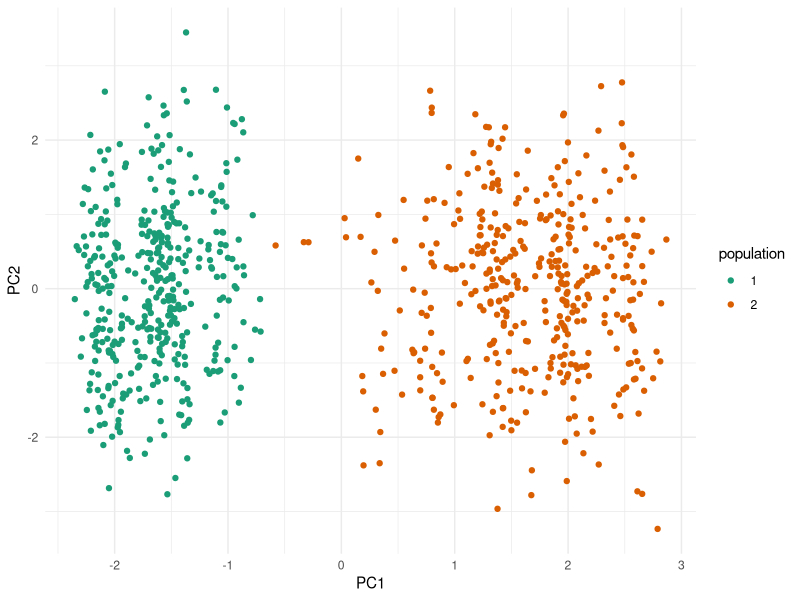
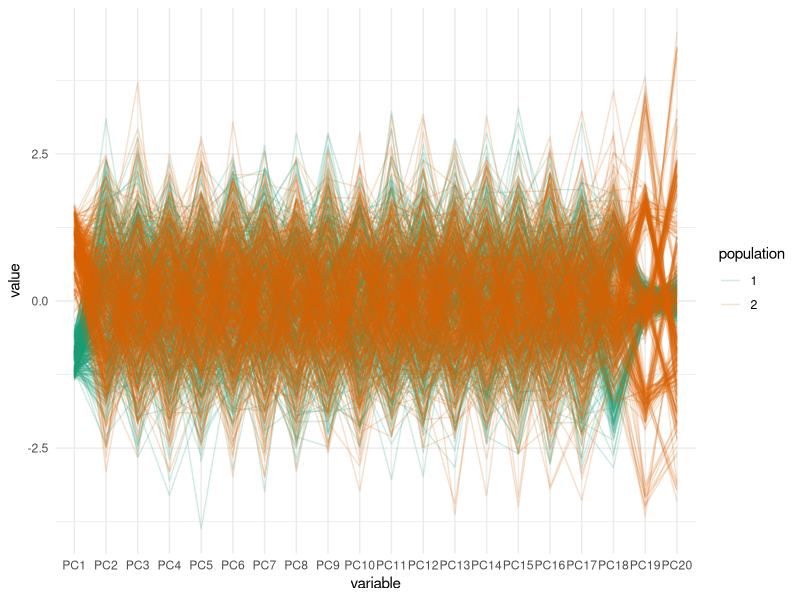
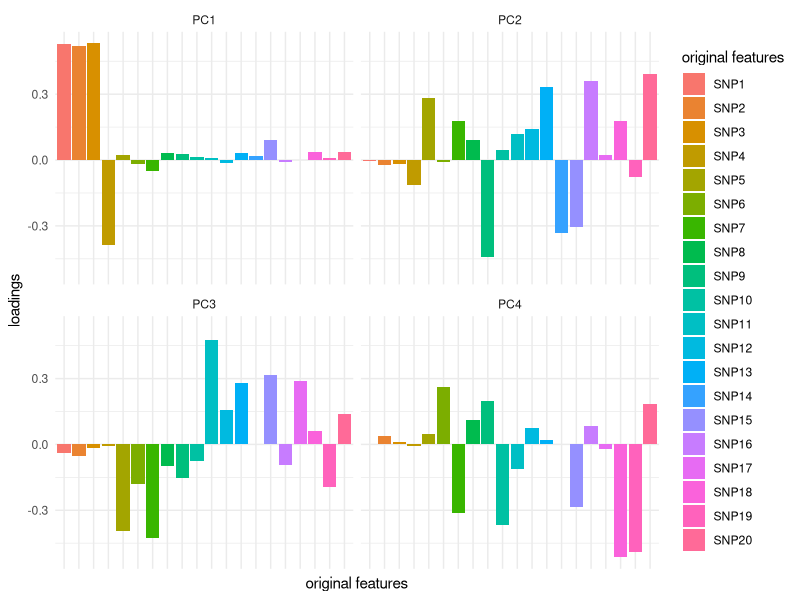

Source code (R) for these figures, in order:
## ---- chunk 1
library(tidyverse)
library(broom)
library(GGally)
## ---- chunk 2
# simulate a genetic variant with freq. depending on which population the person belongs to
sim_data_onevar <- function(pop, maf){
  snp <- rbinom(n = length(pop), size = 2, p = maf[pop])
  return(snp)
}

# create dataset with two types of SNPs
popidx <- rep(1:2, each = 400)
maf1 <- c(0, 0.8) # type 1: non-existent in pop 1, frequent in pop2
maf2 <- c(0.6, 0.2) # type 2: higher frequency in pop 1 and lower in pop 2
maf3 <- c(0.3, 0.32) # type 3: similar freq in pops 1 and 2


set.seed(494)
snps1 <- replicate(3, sim_data_onevar(pop = popidx, maf = maf1)) # create 3 (independent) snps of type 1
snps2 <- replicate(1, sim_data_onevar(pop = popidx, maf = maf2)) # create 1 (independent) snp of type 2
snps3 <- replicate(16, sim_data_onevar(pop = popidx, maf = maf3)) # create 15 (independent) snps of type 3

pcadata <- cbind(popidx, snps1, snps2, snps3) %>%
  as.data.frame()
names(pcadata) <- c('population', paste0('SNP', 1:(ncol(pcadata)-1)))

# simulating a trait on snp 4 in our data
n <- 800 # number of individuals 
trait <- 2 * pcadata[,'SNP4'] + rnorm(n, 0, 1) # y = 2 * x + e

trait <- as.data.frame(trait) 

# joining snps and trait
pcadata <- as.data.frame(cbind(trait, pcadata))

## ---- chunk 3
get_MAF <- function(snp){
  sum(snp)/(2*length(snp))
}

# get observed allele frequency for each population
pcadata %>%
  group_by(population) %>%
  summarize_all(get_MAF)
## ---- chunk 4
genotype <- pcadata %>%
  select(-population, -trait)

# performing pca
pca_out <- prcomp(genotype, center = TRUE, scale = TRUE)

# storing loadings and scores from pca
pca_loadings <- pca_out$rotation
pca_scores <- pca_out$x
## ---- chunk 5
pca_scores %>%
  as.data.frame() %>% # convert pca_scores into a data frame for plotting
  mutate(population = as.factor(pcadata$population)) %>%  # add the population labels
  ggplot(aes(x = PC1, y = PC2, color = population)) + # then plot
  geom_point() + 
  scale_color_brewer(palette = 'Dark2')+
  theme_minimal()
## ---- chunk 6
# parallel coordinates plot
pca_scores %>%
  as.data.frame() %>%
  mutate(population = as.factor(pcadata$population)) %>% 
  ggparcoord(columns = 1:20, groupColumn = 'population', alpha = 0.2) + 
  theme_minimal() + 
  scale_color_brewer(palette = 'Dark2')
## ---- chunk 7
library(reshape2)

pca_loadings[, 1:4] %>%
  melt() %>% 
  ggplot(aes(x = Var1, y = value, fill = Var1)) +
  geom_bar(stat = "identity") +
  facet_wrap(~ Var2) + 
  labs(y = "loadings", x = "original features", fill = "original features") +
  theme_minimal() +
  theme(axis.text.x=element_blank(), axis.ticks.x = element_blank())
